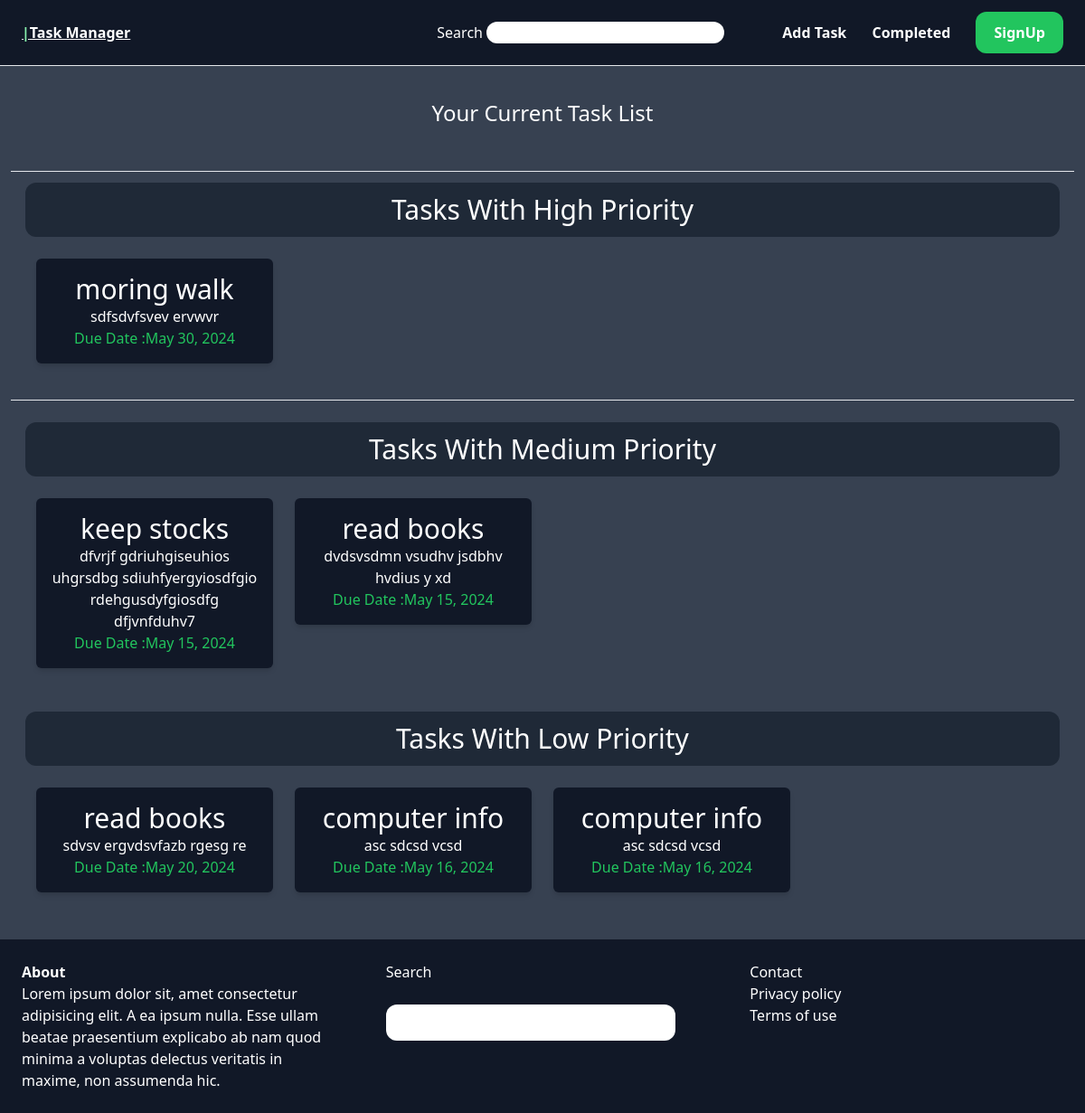
The page / on the database its author committed.
### task/models.py (models this page shows, shortened)
class Task(models.Model):
    title = models.CharField(max_length=200)
    description = models.TextField()
    catagory = models.ForeignKey(Catagory,on_delete=models.CASCADE)
    priority = models.CharField(max_length=10,choices=priority)
    date_of_creation = models.DateField(default=timezone.now)
    due_date  = models.DateField()
    is_completed = models.BooleanField(default=False)

### core/views.py (the view)
# urls.py: path('',views.index,name='index'),
def index(request):
    tasks_with_high = Task.objects.filter(priority='High')
    tasks_with_meduim = Task.objects.filter(priority='Medium')
    tasks_with_low = Task.objects.filter(priority='Low')
    catagory = Catagory.objects.all()
    context = {
        'tasks':tasks_with_high,
        'tasks_M':tasks_with_meduim,
        'tasks_L':tasks_with_low,
        'catagory':catagory
    }
    return render(request,'core/index.html',context)

### core/templates/core/index.html
{% extends 'core/base.html' %}
{% block content %}
    {%if tasks%}
  <div class = 'mt-6 px-6 '>
    <h1 class='mb-12 text-2xl text-center text-bold text-white'>Your Current Task List</h1> </div>
    <div class='mt-6 px-4 border-t border-b'>
        <div class='text-center text-3xl py-3 text-white bg-gray-800 rounded-xl mt-3'>
            <h1>Tasks With High Priority</h1>
            </div>
        <div class='px-3 py-6 mb-4 grid grid-cols-4 gap-6'>
            {% for task in tasks %}
            <a href='{% url 'core:details' task.id %}'><div class='bg-gray-900 text-white   rounded-md p-4 shadow-md hover:shadow-teal-400 hover:scale-105 transition-all duration-300 ease-in'>
                <h1 class='text-3xl text-bold text-center '>{{ task.title }}</h1>
             <div class='text-center text-1xl'>
                <p >{{task.description}}</p>
                <p class='text-green-500'>Due Date :{{task.due_date}}</p>
             </div>
            </div>
            </a>
                {%endfor%}
        </div>
    </div>
        {% endif %}
        {%if tasks_M%}
        <div class='mt-6 px-4'>
            <div class='text-center text-3xl py-3 text-white bg-gray-800 rounded-xl mt-3'>
                <h1>Tasks With Medium Priority</h1>
                </div>
            <div class='px-3 py-6 mb-4 grid grid-cols-4 gap-6'>
                {% for task in tasks_M %}
                <a href='{% url 'core:details' task.id %}'><div class='bg-gray-900 text-white   rounded-md p-4 shadow-md hover:shadow-teal-400 hover:scale-105 transition-all duration-300 ease-in'>
                    <h1 class='text-3xl text-bold text-center '>{{ task.title }}</h1>
                 <div class='text-center text-1xl'>
                    <p >{{task.description}}</p>
                    <p class='text-green-500'>Due Date :{{task.due_date}}</p>
                 </div>
                </div>
                </a>
                    {%endfor%}
            </div>
    </div>
    {%endif%}
    {%if tasks_L%}
    <div class='mt-6 px-4'>
        <div class='text-center text-3xl py-3 text-white bg-gray-800 rounded-xl mt-3'>
            <h1>Tasks With Low Priority</h1>
            </div>
        <div class='px-3 py-6 mb-4 grid grid-cols-4 gap-6'>
            {% for task in tasks_L %}
            <a href='{% url 'core:details' task.id %}'><div class='bg-gray-900 text-white   rounded-md p-4 shadow-md hover:shadow-teal-400 hover:scale-105 transition-all duration-300 ease-in'>
                <h1 class='text-3xl text-bold text-center '>{{ task.title }}</h1>
             <div class='text-center text-1xl'>
                <p >{{task.description}}</p>
                <p class='text-green-500'>Due Date :{{task.due_date}}</p>
             </div>
            </div>
            </a>
                {%endfor%}
        </div>
</div>
{%endif%}
</div>
{% endblock  %}

### core/templates/core/base.html (shortened to what this page needs)
<!DOCTYPE html>
<html lang="en">
<head>
    <script src="https://cdn.tailwindcss.com"></script>
</head>
<body>
    <nav class="px-6 py-6 flex justify-between item-center border-b bg-gray-900 text-white">
        <a  href="/" class='underline font-bold'><strong class='text-green-300 font-bold '>|</strong>Task Manager</a>
        <div class="space-x-6 ">
            <div class='inline-block mx-9 '>
                <label for="search">Search</label>
                <input type="text" name="search" id="search" class='rounded-full  text-blue-800 w-99 px-4 '>
            </div>
            <a href='{%url 'core:add' %}' class=' py-3 rounded-xl font-semibold hover:text-green-300'>Add Task</a>
            <a href="#" class='  py-3 rounded-xl font-semibold hover:text-green-300'>Completed</a>
            {%if request.user.is_authenticated %}
            <a href='{%url 'core:logout' %}' class='bg-white px-5 py-1 rounded-xl font-semibold text-blue-800 hover:bg-gray-100'>LogOut</a>
            {%else%}
            <a href='{% url 'core:signup' %}' class='bg-green-500 px-5 py-3 rounded-xl font-semibold text-white hover:bg-green-700'>SignUp</a>
            {%endif%}
        </div>
    </nav>
    <div class='bg-gray-700 p-3'>
        {%block content%}
        {%endblock%}
    <footer class='text-white p-6  bg-gray-900 grid grid-cols-3 gap-14  w-full'>
        <div><h3 class='font-semibold'>About</h3>
         <p>Lorem ipsum dolor sit, amet consectetur adipisicing elit. A ea ipsum nulla. Esse ullam beatae praesentium explicabo ab nam quod minima a voluptas delectus veritatis in maxime, non assumenda hic.</p>
        </div>
        <div >
            <label for="search">Search</label>
            <input type="text" name="search" id="search" class='rounded-xl w-80 text-blue-800 mt-6 p-2'>
        </div>
        <div>
            <h3><a href="#" class='hover:text-green-400'>Contact</a></h3>
            <h3><a href="#"  class='hover:text-green-400'> Privacy policy</a></h3>
            <h3 ><a href="#" class='hover:text-green-400'>Terms of use</h3></a>
        </div>
    </footer>
</body>
</html>

### rows shown on the page
Task: title "moring walk", description "sdfsdvfsvev ervwvr", due_date "May 30, 2024"
Task: title "keep stocks", description "dfvrjf gdriuhgiseuhios uhgrsdbg sdiuhfyergyiosdfgio rdehgusdyfgiosdfg dfjvnfduhv7", due_date "May 15, 2024"
Task: title "read books", description "dvdsvsdmn vsudhv jsdbhv hvdius y xd", due_date "May 15, 2024"
Task: title "read books", description "sdvsv ergvdsvfazb rgesg re", due_date "May 20, 2024"
Task: title "computer info", description "asc sdcsd vcsd", due_date "May 16, 2024"
Task: title "computer info", description "asc sdcsd vcsd", due_date "May 16, 2024"
